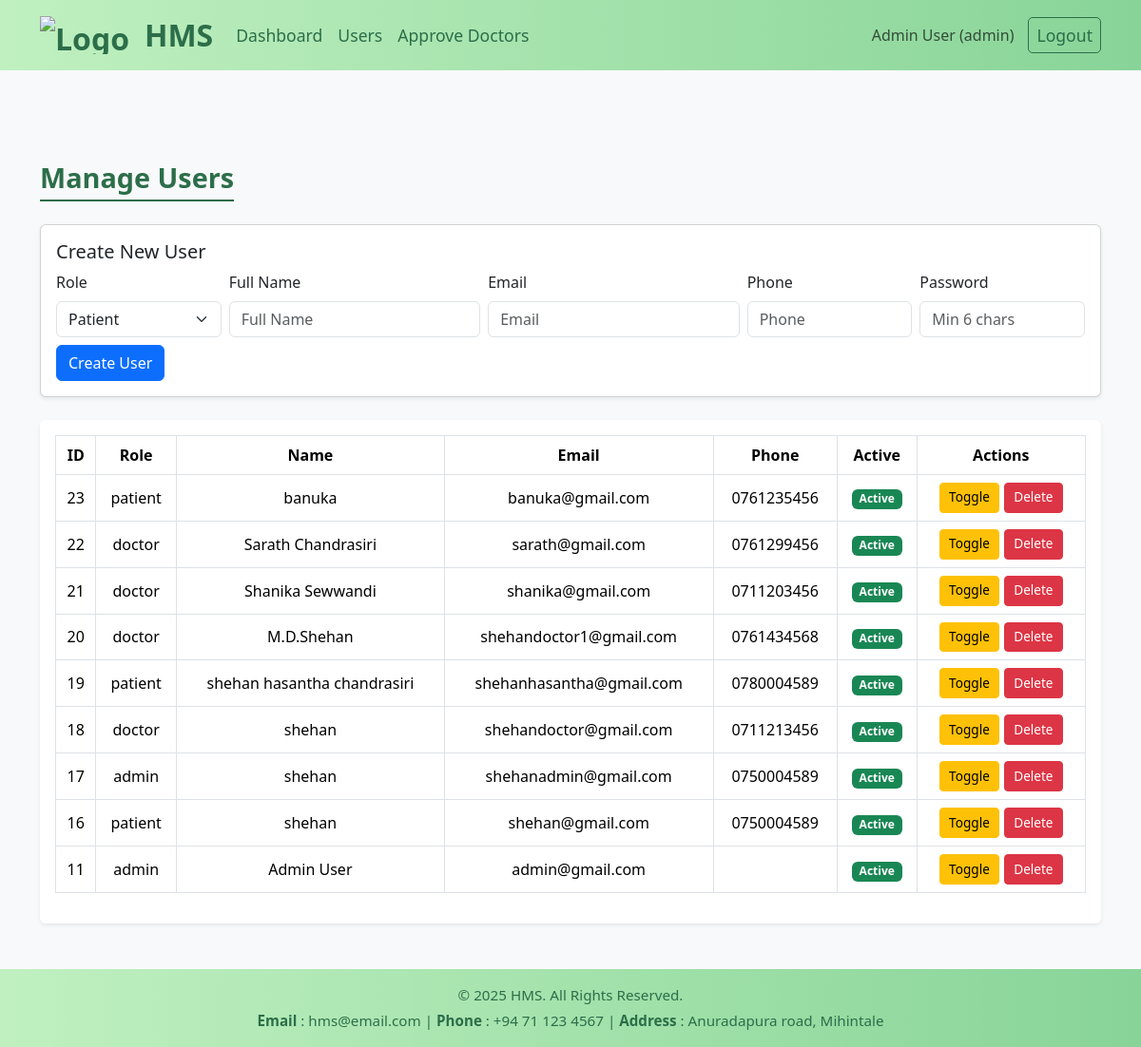
Screenshot of /admin/users.php (signed in) with the database file from the repository.
### tables this page shows
CREATE TABLE `users` (
  `id` int(11) NOT NULL,
  `role` enum('admin','doctor','patient') NOT NULL,
  `email` varchar(120) NOT NULL,
  `password_hash` varchar(255) NOT NULL,
  `full_name` varchar(120) NOT NULL,
  `phone` varchar(20) DEFAULT NULL,
  `is_active` tinyint(1) NOT NULL DEFAULT 1,
  `created_at` timestamp NOT NULL DEFAULT current_timestamp()
);

### admin/users.php (the view, shortened to what this page needs)
<?php
require_once __DIR__ . '/../includes/auth.php';
include __DIR__ . '/../includes/header.php';
$users = $conn->query("SELECT id,role,full_name,email,phone,is_active,created_at FROM users ORDER BY created_at DESC");
?>
<div class="container my-5">
    <h2 class="table-title text-center mb-4">Manage Users</h2>
    <div class="card mb-4 shadow-sm">
        <div class="card-body">
            <h5 class="card-title">Create New User</h5>
            <form method="post" class="row g-2 align-items-end">
                <div class="col-md-2">
                    <label class="form-label">Role</label>
                    <select name="role" class="form-select">
                        <option value="patient">Patient</option>
                    </select>
                </div>
                <div class="col-md-3">
                    <label class="form-label">Full Name</label>
                    <input name="full_name" class="form-control" placeholder="Full Name" required>
                </div>
                <div class="col-md-3">
                    <label class="form-label">Email</label>
                    <input type="email" name="email" class="form-control" placeholder="Email" required>
                </div>
                <div class="col-md-2">
                    <label class="form-label">Phone</label>
                    <input name="phone" class="form-control" placeholder="Phone">
                </div>
                <div class="col-md-2">
                    <label class="form-label">Password</label>
                    <input type="password" name="password" class="form-control" placeholder="Min 6 chars" minlength="6"
                        required>
                </div>
                <div class="col-12 mt-2">
                    <button name="create" class="btn btn-primary">Create User</button>
                </div>
            </form>
        </div>
    </div>
    <div class="table-responsive shadow-sm p-3 bg-white rounded">
        <table class="table table-hover table-bordered align-middle text-center">
            <thead style="background: linear-gradient(90deg, #a8e6cf, #dcedc1); color: #2c6e49;">
                <tr>
                    <th>ID</th>
                    <th>Role</th>
                    <th>Name</th>
                    <th>Email</th>
                    <th>Phone</th>
                    <th>Active</th>
                    <th>Actions</th>
                </tr>
            </thead>
            <tbody>
                <?php while ($u = $users->fetch_assoc()): ?>
                    <tr>
                        <td><?= $u['id'] ?></td>
                        <td><?= htmlspecialchars($u['role']) ?></td>
                        <td><?= htmlspecialchars($u['full_name']) ?></td>
                        <td><?= htmlspecialchars($u['email']) ?></td>
                        <td><?= htmlspecialchars($u['phone']) ?></td>
                        <td>
                            <?php if ($u['is_active']): ?>
                                <span class="badge bg-success">Active</span>
                            <?php else: ?>
                                <span class="badge bg-danger">Inactive</span>
                            <?php endif; ?>
                        </td>
                        <td>
                            <?php if ($u['id'] !== $_SESSION['user']['id']): ?>
                                <form method="post" class="d-inline">
                                    <button name="toggle_active" value="<?= $u['id'] ?>"
                                        class="btn btn-sm btn-warning">Toggle</button>
                                </form>
                                <form method="post" class="d-inline" onsubmit="return confirm('Delete this user?');">
                                    <button name="delete_user" value="<?= $u['id'] ?>"
                                        class="btn btn-sm btn-danger">Delete</button>
                                </form>
                            <?php else: ?>
                                <span class="text-muted">No actions</span>
                            <?php endif; ?>
                        </td>
                    </tr>
                <?php endwhile; ?>
            </tbody>
        </table>
    </div>
</div>
<?php include __DIR__ . '/../includes/footer.php'; ?>

### includes/header.php (shortened to what this page needs)
<!DOCTYPE html>
<html>
<head>
    <link href="https://cdn.jsdelivr.net/npm/bootstrap@5.3.3/dist/css/bootstrap.min.css" rel="stylesheet">
    <link rel="stylesheet" href="<?= BASE_URL ?>/assets/css/style.css">
</head>
<body class="bg-light">
    <nav class="navbar navbar-expand-lg navbar-custom">
        <div class="container">
            <a class="navbar-brand d-flex align-items-center" href="<?= BASE_URL ?>/index.php">
                <img src="<?= BASE_URL ?>/assets/images/log.png" alt="Logo" style="height:40px; margin-right:0px;">
            </a>
            <a class="navbar-brand" href="<?= BASE_URL ?>/index.php">HMS</a>
            <div class="collapse navbar-collapse" id="nav">
                <ul class="navbar-nav me-auto">
                    <?php if (!empty($_SESSION['user'])): ?>
                        <?php if ($_SESSION['user']['role'] === 'patient'): ?>
                            <li class="nav-item"><a class="nav-link" href="<?= BASE_URL ?>/patient/dashboard.php">Dashboard</a>
                            </li>
                            <li class="nav-item"><a class="nav-link" href="<?= BASE_URL ?>/patient/book.php">Book</a></li>
                            <li class="nav-item"><a class="nav-link" href="<?= BASE_URL ?>/patient/my_appointments.php">My
                                    Appointments</a></li>
                            <li class="nav-item"><a class="nav-link" href="<?= BASE_URL ?>/patient/profile.php">Profile</a></li>
                        <?php elseif ($_SESSION['user']['role'] === 'admin'): ?>
                            <li class="nav-item"><a class="nav-link" href="<?= BASE_URL ?>/admin/dashboard.php">Dashboard</a>
                            </li>
                            <li class="nav-item"><a class="nav-link" href="<?= BASE_URL ?>/admin/users.php">Users</a></li>
                            <li class="nav-item"><a class="nav-link" href="<?= BASE_URL ?>/admin/approve_doctors.php">Approve
                                    Doctors</a></li>
                        <?php endif; ?>
                    <?php endif; ?>
                </ul>
                <ul class="navbar-nav ms-auto d-flex align-items-center">
                    <?php if (empty($_SESSION['user'])): ?>
                        <li class="nav-item"><a class="nav-link" href="<?= BASE_URL ?>/auth/login.php">Login</a></li>
                    <?php else: ?>
                        <li class="nav-item">
                            <span class="navbar-text">
                                <?= htmlspecialchars($_SESSION['user']['full_name']) ?> (<?= $_SESSION['user']['role'] ?>)
                            </span>
                        </li>
                        <li class="nav-item">
                            <a class="nav-link btn-logout" href="<?= BASE_URL ?>/auth/logout.php">Logout</a>
                        </li>
                    <?php endif; ?>
                </ul>
            </div>
        </div>
    </nav>
    <div class="container py-4">
    </div>
</body>
</html>

### includes/footer.php (shortened to what this page needs)
<?php if (basename($_SERVER['PHP_SELF']) !== 'index.php'): ?>
    <footer class="footer-custom mt-auto py-3">
        <div class="container text-center">
            <p class="mb-1">&copy; <?= date('Y') ?> HMS. All Rights Reserved.</p>
            <p class="mb-0">
                <b>Email</b> : <a href="mailto:hms@email.com" class="footer-link">hms@email.com</a> |
                <b>Phone</b> : +94 71 123 4567 |
                <b>Address</b> : Anuradapura road, Mihintale
            </p>
        </div>
    </footer>
<?php endif; ?>
</body>
</html>

### includes/header.php (style rules this page uses)
.navbar-custom { background: linear-gradient(90deg, #c0f0c0, #88d498); }
.navbar-brand { font-size: 2rem; font-weight: bold; color: #2c6e49 !important; }
.nav-link { font-size: 1.1rem; color: #2c6e49 !important; }
.navbar-text { font-size: 1rem; font-weight: 500; }
.nav-link.btn-logout { border: 1px solid #2c6e49; color: #2c6e49 !important; border-radius: 5px; padding: 5px 10px; }
.navbar-nav.d-flex.align-items-center .navbar-text { margin-right: 15px; }

### includes/footer.php (style rules this page uses)
html, body { height: 100%; margin: 0; }
body { display: flex; flex-direction: column; min-height: 100vh; }
.footer-custom { background: linear-gradient(90deg, #c0f0c0, #88d498); color: #2c6e49; }
.footer-custom p { margin: 0; font-size: 0.95rem; font-weight: 500; }
.footer-link { color: #2c6e49; text-decoration: none; }

### admin/users.php (style rules this page uses)
.table-title { font-size: 1.8rem; font-weight: 600; color: #2c6e49; border-bottom: 2px solid #2c6e49; display: inline-block; padding-bottom: 5px; margin-bottom: 20px; }
.table-responsive { background: #ffffff; border-radius: 10px; padding: 20px; }
.table th, .table td { vertical-align: middle; }
.btn-sm { font-size: 0.85rem; padding: 0.3rem 0.6rem; }

### rows the page displays
users: id "23", role "patient", full_name "banuka", email "banuka@gmail.com", phone "0761235456", is_active "Active"
users: id "22", role "doctor", full_name "Sarath Chandrasiri", email "sarath@gmail.com", phone "0761299456", is_active "Active"
users: id "21", role "doctor", full_name "Shanika Sewwandi", email "shanika@gmail.com", phone "0711203456", is_active "Active"
users: id "20", role "doctor", full_name "M.D.Shehan", email "shehandoctor1@gmail.com", phone "0761434568", is_active "Active"
users: id "19", role "patient", full_name "shehan hasantha chandrasiri", email "shehanhasantha@gmail.com", phone "0780004589", is_active "Active"
users: id "18", role "doctor", full_name "shehan", email "shehandoctor@gmail.com", phone "0711213456", is_active "Active"
users: id "17", role "admin", full_name "shehan", email "shehanadmin@gmail.com", phone "0750004589", is_active "Active"
users: id "16", role "patient", full_name "shehan", email "shehan@gmail.com", phone "0750004589", is_active "Active"
users: id "11", role "admin", full_name "Admin User", email "admin@gmail.com", is_active "Active"

### other values shown
$_SESSION['user']['full_name'] "Admin User"
$_SESSION['user']['role'] "admin"
